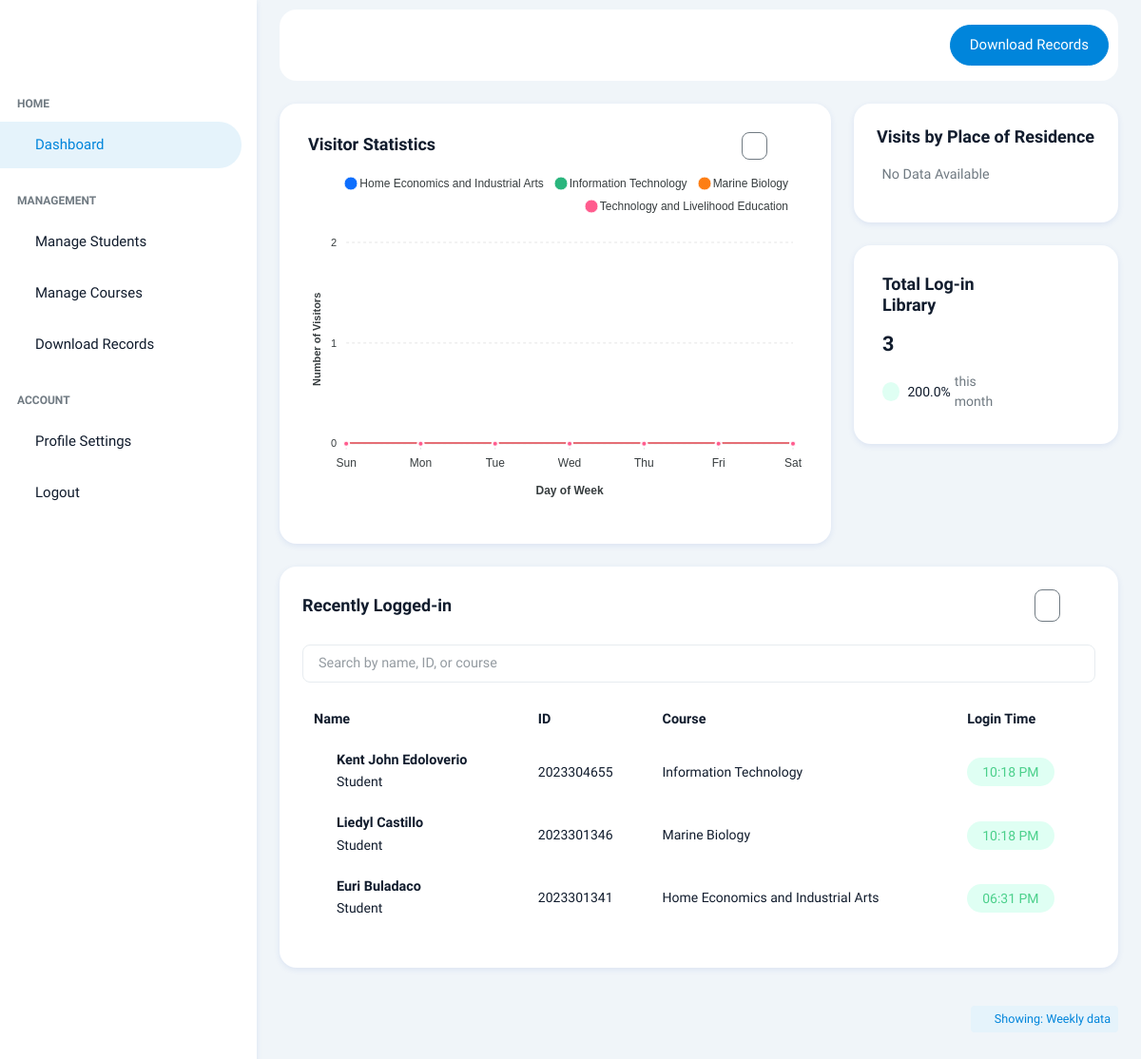
Page /admin (signed in) on the earlier database version.
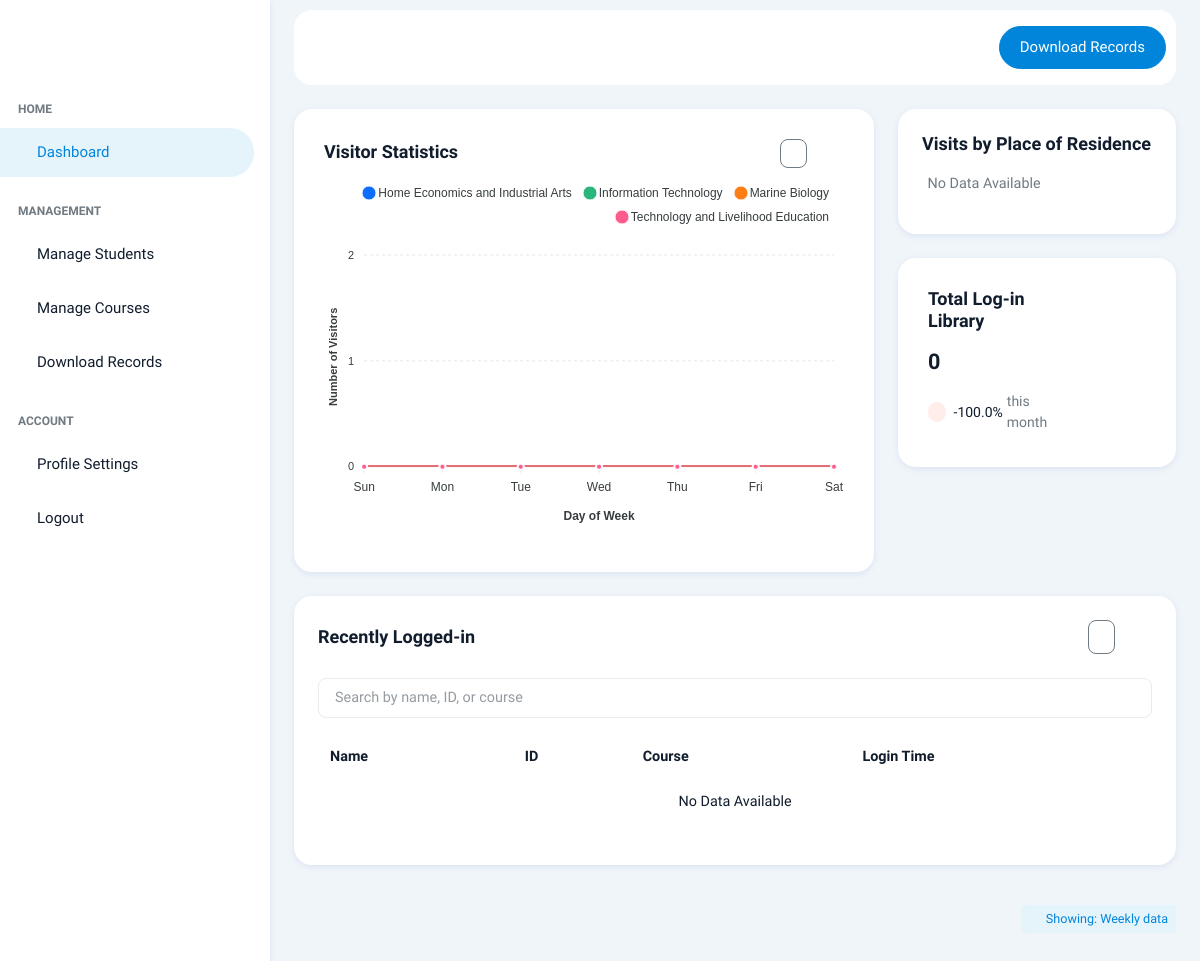
Same page on the later database version.
### models/student.py (models this page shows)
class Student(db.Model):
    __tablename__ = 'students'
    id = db.Column(db.String(20), primary_key=True)
    first_name = db.Column(db.String(50), nullable=False)
    middle_name = db.Column(db.String(50))
    last_name = db.Column(db.String(50), nullable=False)
    age = db.Column(db.Integer)
    course_id = db.Column(db.Integer, db.ForeignKey('courses.id'))
    location_id = db.Column(db.Integer, db.ForeignKey('locations.id'))
    image = db.Column(db.String(255))
    managed_by_user_id = db.Column(db.Integer, db.ForeignKey('user.id'), nullable=True)
    course = db.relationship('Course', back_populates='students')
    location = db.relationship('Location', back_populates='students')
    attendance_records = db.relationship('Attendance', back_populates='student', lazy=True)
    managed_by = db.relationship('User', foreign_keys=[managed_by_user_id], back_populates='managed_students')
    def to_dict(self):
        return {
            'id': self.id,
            'first_name': self.first_name,
            'middle_name': self.middle_name,
            'last_name': self.last_name,
            'age': self.age,
            'image': self.image,
            'course': {
                'id': self.course.id,
                'course_name': self.course.course_name
            } if self.course else None,
            'location': {
                'id': self.location.id,
                'barangay': self.location.barangay,
                'municipality': self.location.municipality,
                'province': self.location.province
            } if self.location else None,
            'managed_by': {
                'id': self.managed_by.id,
                'username': self.managed_by.username
            } if self.managed_by else None
        }

### models/course.py (models this page shows, shortened)
class Course(db.Model):
    __tablename__ = 'courses'
    id = db.Column(db.Integer, primary_key=True)
    course_name = db.Column(db.String(100), nullable=False, unique=True)
    managed_by_user_id = db.Column(db.Integer, db.ForeignKey('user.id'), nullable=True)
    students = db.relationship('Student', back_populates='course')
    managed_by = db.relationship('User', foreign_keys=[managed_by_user_id], back_populates='managed_courses')

### app.py (the view, shortened to what this page needs)
@app.route('/admin', methods=['GET', 'POST'])
def admin_dashboard():
    if 'admin' not in session:
        flash('Unauthorized access! Admins only.')
        return redirect(url_for('admin_login'))
    try:
        filter_type = request.args.get('filter', 'weekly')
        test_client = app.test_client()
        with test_client.session_transaction() as test_session:
            test_session['admin'] = session.get('admin')
            test_session['admin_image'] = session.get('admin_image')
        app.logger.debug(f"Requesting API data with filter: {filter_type}")
        response = test_client.get(f'/api/admin?filter={filter_type}')
        app.logger.debug(f"API response status: {response.status_code}")
        app.logger.debug(f"API response type: {type(response.data)}")
        app.logger.debug(f"API response length: {len(response.data) if response.data else 0}")
        if response.data:
            data = json.loads(response.data)
            logged_in_users_pairs = []
            if 'logged_in_users' in data:
                for user_data in data['logged_in_users']:
                    student_dict = user_data.get('student', {})
                    student = Student.query.get(student_dict.get('id'))
                    if student and 'login_time' in user_data and user_data['login_time']:
                        login_time = datetime.datetime.fromisoformat(user_data['login_time'])
                        logged_in_users_pairs.append((student, login_time))
            data['logged_in_users'] = logged_in_users_pairs
            admin_username = session.get('admin')
            admin = User.query.filter_by(username=admin_username).first()
            data['admin'] = admin
            data['server_timestamp'] = datetime.datetime.now().isoformat()
            if 'weekly_course_visits' in data:
                app.logger.debug(f"weekly_course_visits type: {type(data['weekly_course_visits'])}")
                app.logger.debug(f"weekly_course_visits courses: {list(data['weekly_course_visits'].keys())}")
                if isinstance(data['weekly_course_visits'], str):
                    data['weekly_course_visits'] = json.loads(data['weekly_course_visits'])
            return render_template('admin_new/ae_dashboard.html', **data)
        else:
            raise ValueError("Empty response from API")
    except Exception as e:
        app.logger.error(f"Dashboard error: {str(e)}", exc_info=True)
        if 'response' in locals() and hasattr(response, 'data'):
            app.logger.error(f"Response content: {response.data}")
        admin_username = session.get('admin')
        admin = User.query.filter_by(username=admin_username).first()
        try:
            all_courses = Course.query.all()
            weekly_course_visits = {}
            for course in all_courses:
                weekly_course_visits[course.course_name] = [0, 0, 0, 0, 0, 0, 0]
            if not weekly_course_visits:
                weekly_course_visits = {
                    'Information Technology': [0, 0, 0, 0, 0, 0, 0],
                    'Marine Biology': [0, 0, 0, 0, 0, 0, 0],
                    'Home Economics': [0, 0, 0, 0, 0, 0, 0],
                    'Industrial Arts': [0, 0, 0, 0, 0, 0, 0],
                }
        except Exception as course_error:
            app.logger.error(f"Error fetching courses for fallback: {str(course_error)}")
            weekly_course_visits = {
                'Information Technology': [0, 0, 0, 0, 0, 0, 0],
                'Marine Biology': [0, 0, 0, 0, 0, 0, 0],
                'Home Economics': [0, 0, 0, 0, 0, 0, 0],
                'Industrial Arts': [0, 0, 0, 0, 0, 0, 0],
            }
        default_data = {
            'place_visits': [],
            'total_visitors': 0,
            'logged_in_users': [],
            'monthly_course_visits': {},
            'weekly_course_visits': weekly_course_visits,
            'weekly_place_visits': [],
            'monthly_place_visits': [],
            'top_weekly_places': [],
            'total_logins_month': 0,
            'login_percentage_increase': 0,
            'login_icon_class': 'ti-arrow-down-right text-danger',
            'login_bg_class': 'bg-light-danger',
            'top_weekly_place_visits_icon_class': 'ti-arrow-down-right text-danger',
            'top_weekly_place_visits_bg_class': 'bg-light-danger',
            'server_timestamp': datetime.datetime.now().isoformat(),
            'admin': admin
        }
        flash(f'Could not load dashboard data. Please try again later. (Error: {str(e)})', 'error')
        return render_template('admin_new/ae_dashboard.html', **default_data)

### routes/admin_routes.py (called while the page is built)
def admin_required(f):
    @wraps(f)
    def decorated_function(*args, **kwargs):
        if 'admin' not in session:
            flash('Unauthorized access!')
            return redirect(url_for('admin_login'))
        return f(*args, **kwargs)
    return decorated_function

### templates/admin_new/ae_dashboard.html (shortened to what the changed rows need)
{% extends "admin_new/ae_base.html" %}
{% block admin_home %}
<div class="row">
  <div class="col-lg-4">
    <div class="row">
      <div class="col-lg-12 col-sm-6">
        <div class="card">
          <div class="card-body">
            <div class="row alig n-items-start">
              <div class="col-8">
                <h5 class="card-title mb-10 fw-semibold">Total Log-in Library</h5>
                <h4 class="fw-semibold mb-3">{{ total_logins_month }}</h4>
                <div class="d-flex align-items-center pb-1">
                  <span
                    class="me-2 rounded-circle {{ login_bg_class }} round-20 d-flex align-items-center justify-content-center">
                    <i class="ti {{ login_icon_class }}"></i>
                  </span>
                  <p class="text-dark me-1 fs-3 mb-0">{{ login_percentage_increase }}%</p>
                  <p class="fs-3 mb-0">this month</p>
                </div>
              </div>
            </div>
          </div>
        </div>
      </div>
    </div>
  </div>
</div>
<div class="row">
  <div class="col-lg-12 d-flex align-items-stretch">
    <div class="card w-100">
      <div class="card-body p-4">
        <div class="table-responsive" data-simplebar style="max-height: 400px;">
          <table class="table table-borderless align-middle text-nowrap" id="studentTable">
            <thead>
              <tr>
                <th scope="col">Name</th>
                <th scope="col">ID</th>
                <th scope="col">Course</th>
                <th scope="col">Login Time</th>
              </tr>
            </thead>
            <tbody>
              {% if logged_in_users and logged_in_users|length > 0 %}
              {% for student, login_time in logged_in_users %}
              <tr>
                <td>
                  <div class="d-flex align-items-center">
                    <div>
                      <h6 class="mb-1 fw-bolder">{{ student.first_name }} {{ student.last_name }}</h6>
                      <p class="fs-3 mb-0">Student</p>
                    </div>
                  </div>
                </td>
                <td>
                  <p class="fs-3 fw-normal mb-0">{{ student.id }}</p>
                </td>
                <td>
                  <p class="fs-3 fw-normal mb-0">{{ student.course.course_name if student.course else 'N/A' }}</p>
                </td>
                <td>
                  <span class="badge bg-light-success rounded-pill text-success px-3 py-2 fs-3">{{
                    login_time.strftime('%I:%M %p') if login_time else 'N/A' }}</span>
                </td>
              </tr>
              {% endfor %}
              {% else %}
              <tr>
                <td colspan="4" class="text-center">No Data Available</td>
              </tr>
              {% endif %}
            </tbody>
          </table>
        </div>
      </div>
    </div>
  </div>
</div>
{% endblock %}

Differences in the rows shown:
removed Student: first_name "Kent John", last_name "Edoloverio", id "2023304655", course "Information Technology", login_time "10:18 PM"
removed Student: first_name "Liedyl", last_name "Castillo", id "2023301346", course "Marine Biology", login_time "10:18 PM"
removed Student: first_name "Euri", last_name "Buladaco", id "2023301341", course "Home Economics and Industrial Arts", login_time "06:31 PM"
Other differences:
{{ total_logins_month }}: "3" → "0"
{{ login_percentage_increase }}: "200.0" → "-100.0"
text now shown: "No Data Available"
